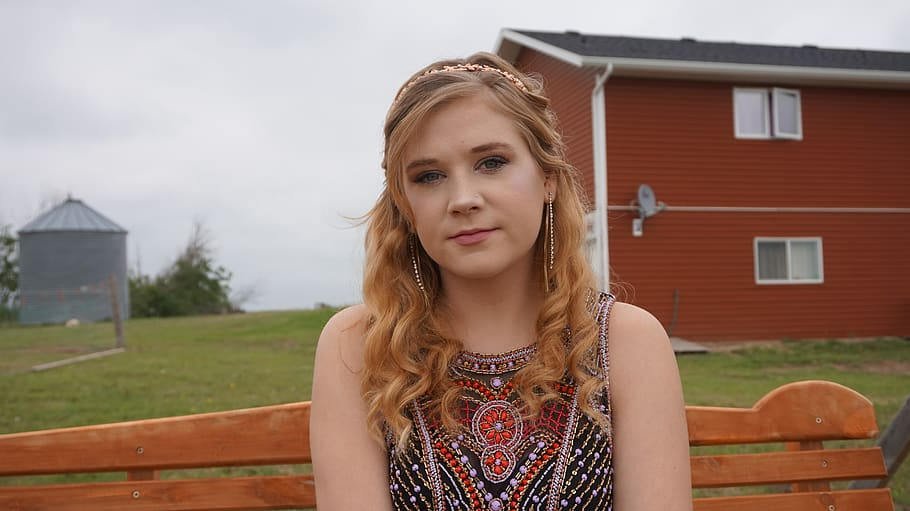
#> input picture face1.jpg, 910 x 511 px
$ python further_testing.py
#> lines starting #> are read from the running program, lines starting #| are printed output that depends on the picture; after the words box and inside, x2 and y2 are one past the last pixel; in counts of white or black regions, pixels touching at a corner belong together
import cv2 as cv
import random

face_cascade = cv.CascadeClassifier('haarcascade_frontalface_default.xml')
blocks_num = 4

blank = cv.imread('face1.jpg')
#> blank is the input picture: shape (511, 910, 3); mean B, G, R 108.5, 123.6, 150.4
img = blank.copy()
gray = cv.cvtColor(img, cv.COLOR_BGR2GRAY)
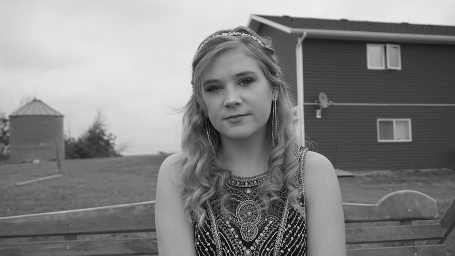
#> gray: shape (511, 910) (shown at 1/2 size); min 0, max 254, mean 129.9

face_rect = face_cascade.detectMultiScale(img, scaleFactor=1.2, minNeighbors=5) # shrink rectangle width for tighter fit
#> face_rect = [[377, 101, 177, 177]]
print('face_rect', face_rect)
#| face_rect [[377 101 177 177]]

x, y, w, h = face_rect[0]
#> x = 377; y = 101; w = 177; h = 177

# [7 lines of commented-out code are left out]

cv.rectangle(img, (x, y), (x+w, y+h), (255, 0, 0), 10)
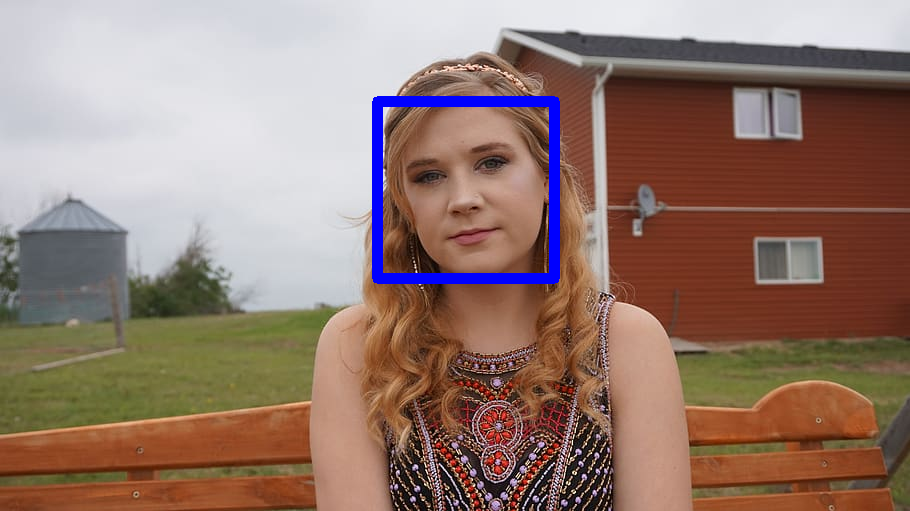
#> img: shape (511, 910, 3); 1.67% of pixels changed, all inside (x1, y1, x2, y2) = (372, 96, 560, 284)
cv.imshow('img2', img)

block_width = int(w/blocks_num)
#> block_width = 44
block_height = int(h/blocks_num)
#> block_height = 44

blocks = []
for i in range(blocks_num):
		for j in range(blocks_num): # may need to flip x, y coordinates in img[] especially if the face rectangle stops being a square
			blocks.append((x + (i*block_width), y + (j*block_height)))
#> after the loop, blocks = [(377, 101), (377, 145), (377, 189), (377, 233), (421, 101), (421, 145), (421, 189), (421, 233), (465, 101), (465, 145), (465, 189), (465, 233), (509, 101), (509, 145), (509, 189), (509, 233)]
			# blocks.append((y + (j*block_height), x + (i*block_width)))
print('blocks', blocks)
#| blocks [(377, 101), (377, 145), (377, 189), (377, 233), (421, 101), (421, 145), (421, 189), (421, 233), (465, 101), (465, 145), (465, 189), (465, 233), (509, 101), (509, 145), (509, 189), (509, 233)]

img4 = img.copy()
for block in blocks:
	cv.rectangle(img4, (block[0], block[1]), (block[0]+block_width, block[1]+block_height), (0, 255, 0), 4)
	# cv.addText(img4, str(block[0]) + ':' + str(block[0]+block_width) + ', ' + str(block[1]) + ':' + str(block[1]+block_height), (block[0]+int(block_width/2), block[1]+int(block_height/2)), 'arial')
	# cv.putText(img=img4, text=str(block[0]) + ':' + str(block[0]+block_width) + ', ' + str(block[1]) + ':' + str(block[1]+block_height), org=(block[0]+int(block_width/200), block[1]+int(block_height/3)), fontFace=cv.FONT_HERSHEY_COMPLEX_SMALL, fontScale=0.5, color=(255, 0, 255, 255), thickness=1, bottomLeftOrigin=False)
	cv.putText(img=img4, text=str(block[1]) + ':' + str(block[1]+block_height), org=(block[0]+int(block_width/100), block[1]+int(block_height/2)), fontFace=cv.FONT_HERSHEY_COMPLEX_SMALL, fontScale=0.7, color=(255, 0, 255, 255), thickness=1, bottomLeftOrigin=False)
	cv.putText(img=img4, text=str(block[0]) + ':' + str(block[0]+block_width) + ', ', org=(block[0]+int(block_width/100), block[1]+int(block_height/3)), fontFace=cv.FONT_HERSHEY_COMPLEX_SMALL, fontScale=0.7, color=(255, 0, 255, 255), thickness=1, bottomLeftOrigin=False)
#> this loop made 16 passes
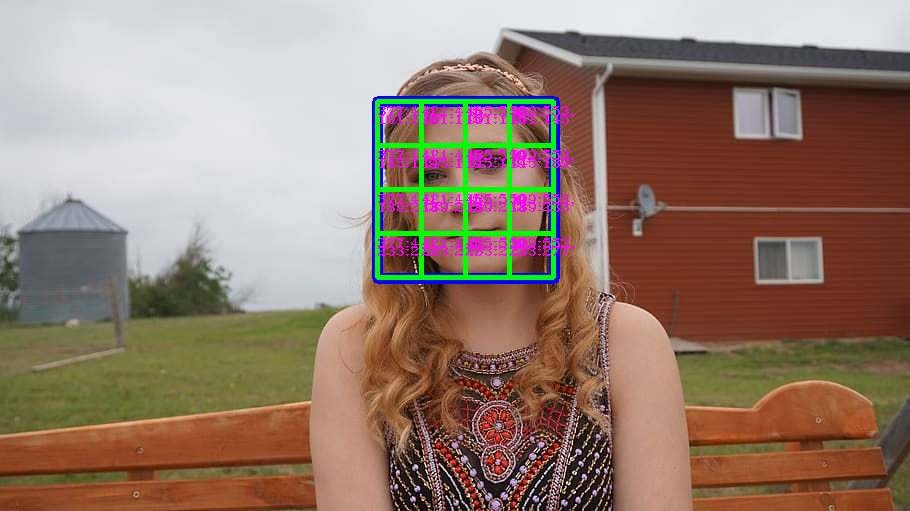
#> img4: shape (511, 910, 3); 2.91% of pixels changed, all inside (x1, y1, x2, y2) = (375, 99, 574, 280)
cv.imshow('img4', img4)


# shuffle the set 1, 2, 3, ... ,8, 9
nums = [num for num in range(0, pow(blocks_num, 2))]
shuffle = []
while len(nums) > 0:
	rand = random.randrange(0, len(nums))
	shuffle.append(nums.pop(rand))

print('shuffle', shuffle)

# turn that 1x9 array into 3x3 matrix
shuffle_mat = []
for i in range(0, pow(blocks_num, 2)-2, blocks_num):
	shuffle_mat.append(shuffle[i:i+blocks_num])
print('shuffle_mat', shuffle_mat)

shuffle_blocks = []
for i in range(blocks_num):
	for j in range(blocks_num):
		shuffle_blocks.append(blocks[shuffle_mat[i][j]])
#> after the loop, shuffle_blocks = [(509, 101), (509, 145), (421, 189), (377, 101), (421, 145), (465, 233), (465, 189), (465, 145), (421, 233), (421, 101), (377, 233), (509, 233), (377, 189), (509, 189), (377, 145), (465, 101)]
print('shuffle_blocks', shuffle_blocks)
#| shuffle_blocks [(509, 101), (509, 145), (421, 189), (377, 101), (421, 145), (465, 233), (465, 189), (465, 145), (421, 233), (421, 101), (377, 233), (509, 233), (377, 189), (509, 189), (377, 145), (465, 101)]

img5 = blank.copy()
img6 = blank.copy()

k = 0
for i in range(blocks_num):
	for j in range(blocks_num): # may need to flip x, y coordinates in img[] especially if the face rectangle stops being a square
		# img5[x+i*block_width:x+(i*block_width)+block_width, y+j*block_height:y+(j*block_height)+block_height] = img6[shuffle_blocks[k][0]:shuffle_blocks[k][0]+block_width, shuffle_blocks[k][1]:shuffle_blocks[k][1]+block_height]
		# img5[y+j*block_height:y+(j*block_height)+block_height, x+i*block_width:x+(i*block_width)+block_width] = img6[shuffle_blocks[k][0]:shuffle_blocks[k][0]+block_width, shuffle_blocks[k][1]:shuffle_blocks[k][1]+block_height]
		img5[y+j*block_height:y+(j*block_height)+block_height, x+i*block_width:x+(i*block_width)+block_width] = img6[shuffle_blocks[k][1]:shuffle_blocks[k][1]+block_height, shuffle_blocks[k][0]:shuffle_blocks[k][0]+block_width]
		k += 1
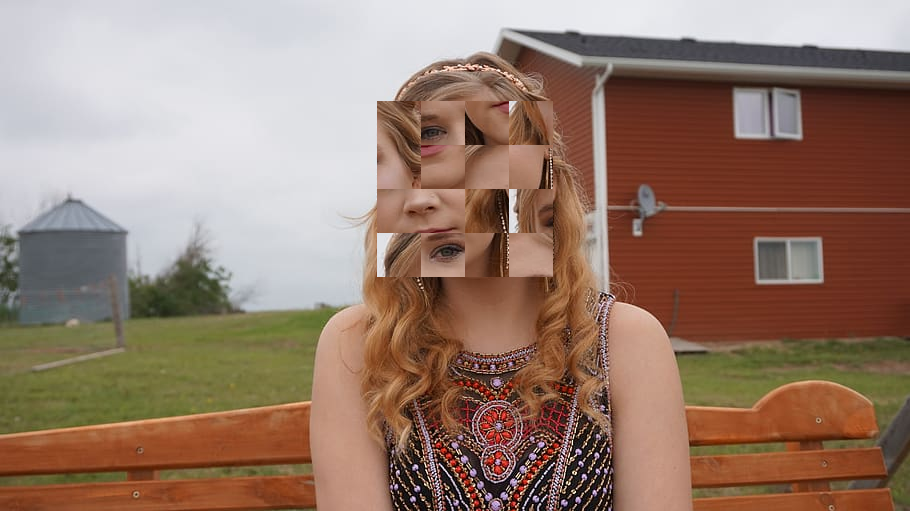
#> img5: shape (511, 910, 3); 6.66% of pixels changed, all inside (x1, y1, x2, y2) = (377, 101, 553, 277)
#> after the loop, k = 16

cv.imshow('scrambe', img5)

cv.waitKey(0)
cv.destroyAllWindows()

$ run again, with face2.jpg copied over face1.jpg
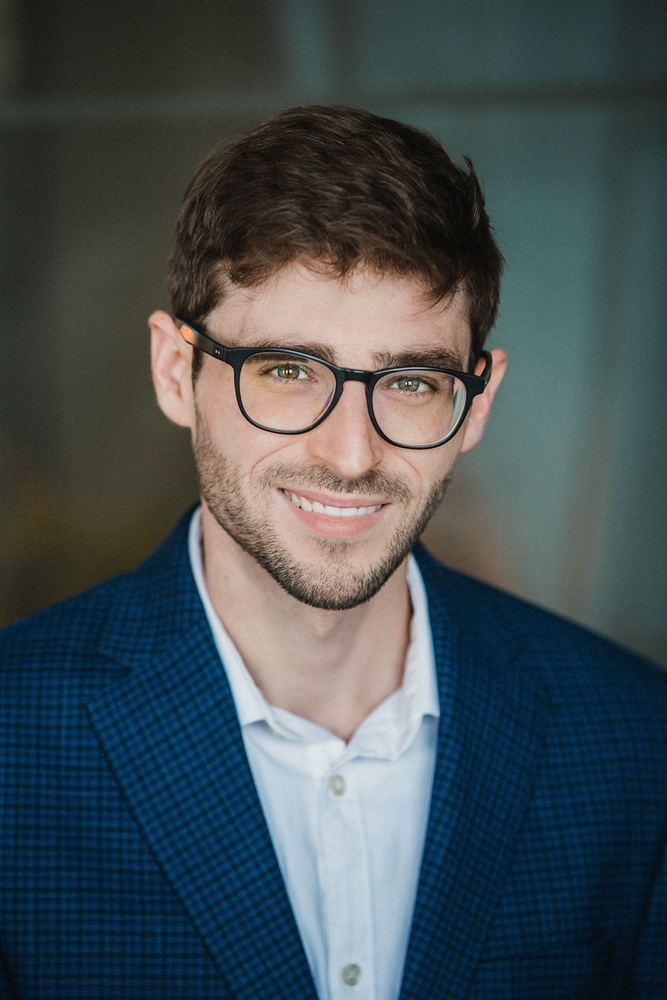
#> input picture face2.jpg, 667 x 1000 px, shrunk from 1067 x 1600 before the run
#> blank is the input picture: shape (1000, 667, 3); mean B, G, R 82.9, 79.4, 68.8
#> face_rect = [[159, 231, 358, 358]]
#| face_rect [[159 231 358 358]]
#> x = 159; y = 231; w = 358
#> img: shape (1000, 667, 3); 2.36% of pixels changed, all inside (x1, y1, x2, y2) = (154, 226, 523, 595)
#> block_width = 89
#> after the loop `for i in range(blocks_num):`: blocks = [(159, 231), (159, 320), (159, 409), (159, 498), (248, 231), (248, 320), (248, 409), (248, 498), (337, 231), (337, 320), (337, 409), (337, 498), (426, 231), (426, 320), (426, 409), (426, 498)]
#| blocks [(159, 231), (159, 320), (159, 409), (159, 498), (248, 231), (248, 320), (248, 409), (248, 498), (337, 231), (337, 320), (337, 409), (337, 498), (426, 231), (426, 320), (426, 409), (426, 498)]
#> the loop `for block in blocks:` made 16 passes
#> after the loop `for block in blocks:`:
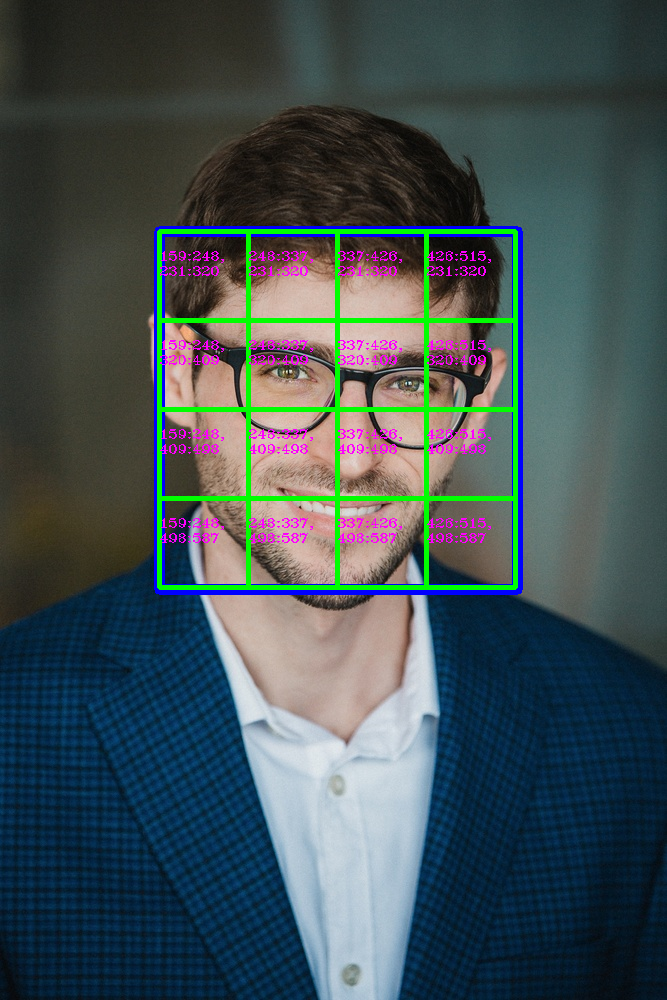
#> img4: shape (1000, 667, 3); mean B, G, R 84, 80.8, 65.8
#> after the loop `for i in range(blocks_num):`: shuffle_blocks = [(426, 231), (426, 320), (248, 409), (159, 231), (248, 320), (337, 498), (337, 409), (337, 320), (248, 498), (248, 231), (159, 498), (426, 498), (159, 409), (426, 409), (159, 320), (337, 231)]
#| shuffle_blocks [(426, 231), (426, 320), (248, 409), (159, 231), (248, 320), (337, 498), (337, 409), (337, 320), (248, 498), (248, 231), (159, 498), (426, 498), (159, 409), (426, 409), (159, 320), (337, 231)]
#> after the loop `for i in range(blocks_num):`:
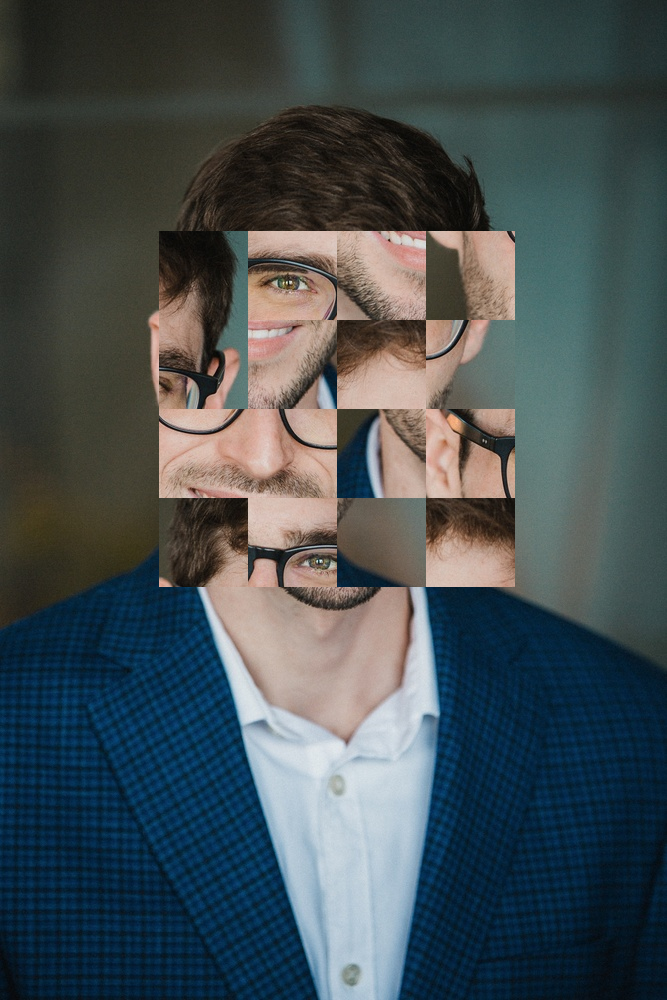
#> img5: shape (1000, 667, 3); 19% of pixels changed, all inside (x1, y1, x2, y2) = (159, 231, 515, 587)
#> after the loop `for i in range(blocks_num):`: k = 16

$ run again, with face3.jpg copied over face1.jpg
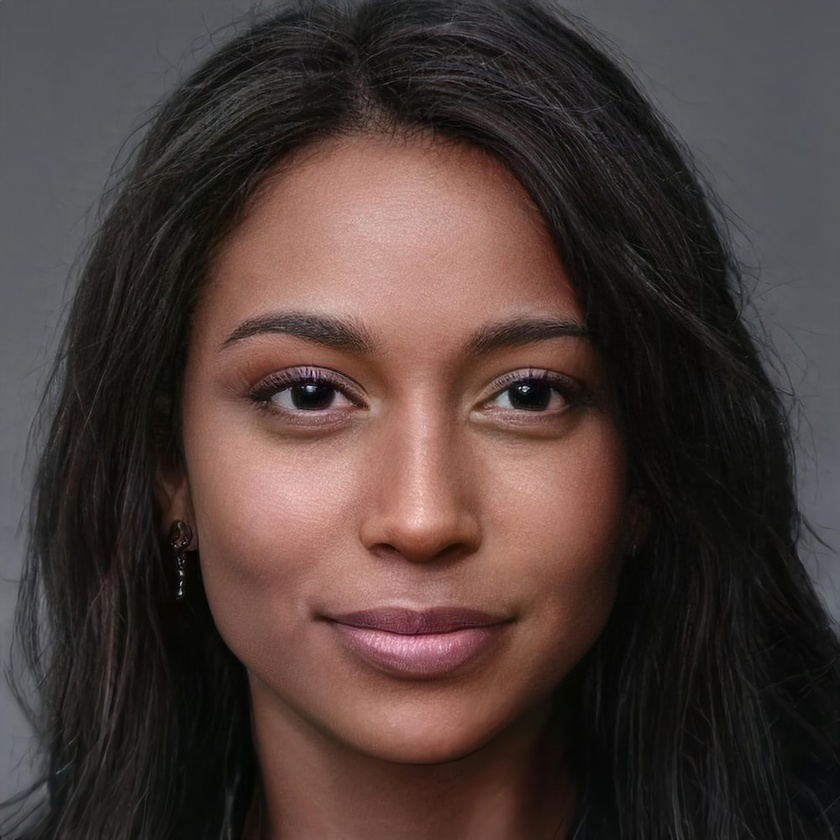
#> input picture face3.jpg, 840 x 840 px, shrunk from 1000 x 1000 before the run
#> blank is the input picture: shape (840, 840, 3); mean B, G, R 57.5, 61, 76.2
#> face_rect = [[144, 187, 537, 537]]
#| face_rect [[144 187 537 537]]
#> x = 144; y = 187; w = 537
#> img: shape (840, 840, 3); 3.34% of pixels changed, all inside (x1, y1, x2, y2) = (139, 182, 687, 730)
#> block_width = 134
#> after the loop `for i in range(blocks_num):`: blocks = [(144, 187), (144, 321), (144, 455), (144, 589), (278, 187), (278, 321), (278, 455), (278, 589), (412, 187), (412, 321), (412, 455), (412, 589), (546, 187), (546, 321), (546, 455), (546, 589)]
#| blocks [(144, 187), (144, 321), (144, 455), (144, 589), (278, 187), (278, 321), (278, 455), (278, 589), (412, 187), (412, 321), (412, 455), (412, 589), (546, 187), (546, 321), (546, 455), (546, 589)]
#> the loop `for block in blocks:` made 16 passes
#> after the loop `for block in blocks:`:
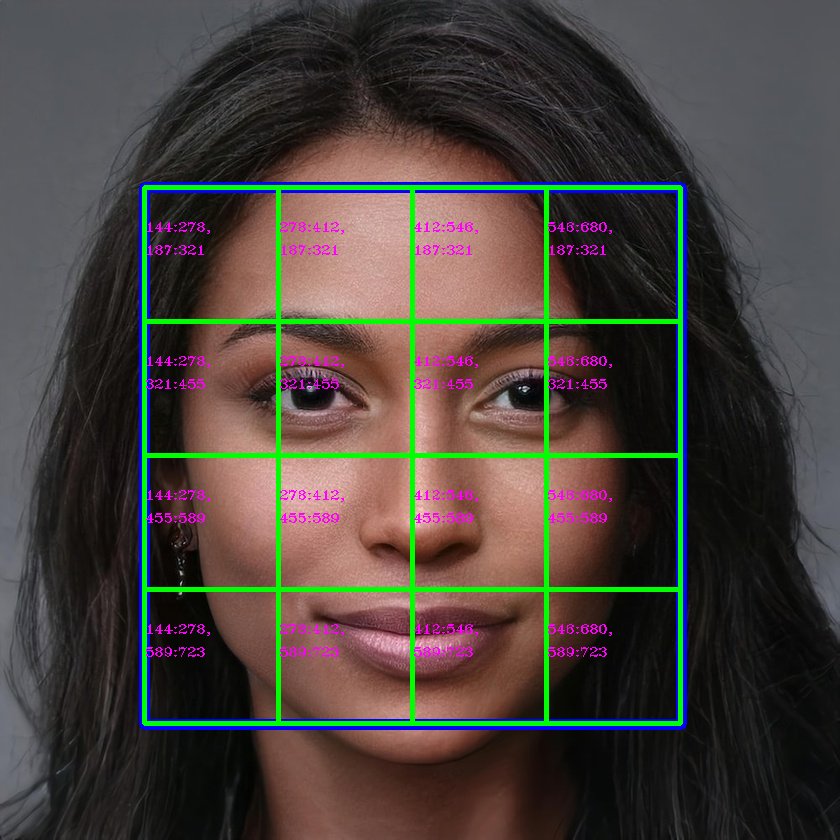
#> img4: shape (840, 840, 3); mean B, G, R 60.9, 66.4, 73
#> after the loop `for i in range(blocks_num):`: shuffle_blocks = [(546, 187), (546, 321), (278, 455), (144, 187), (278, 321), (412, 589), (412, 455), (412, 321), (278, 589), (278, 187), (144, 589), (546, 589), (144, 455), (546, 455), (144, 321), (412, 187)]
#| shuffle_blocks [(546, 187), (546, 321), (278, 455), (144, 187), (278, 321), (412, 589), (412, 455), (412, 321), (278, 589), (278, 187), (144, 589), (546, 589), (144, 455), (546, 455), (144, 321), (412, 187)]
#> after the loop `for i in range(blocks_num):`:
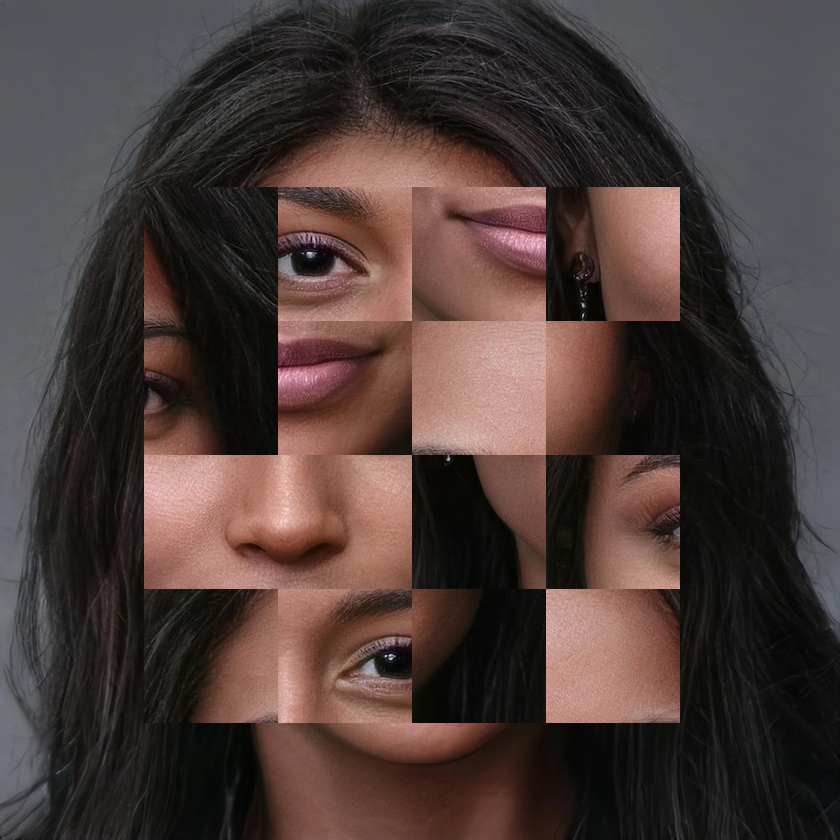
#> img5: shape (840, 840, 3); mean B, G, R 57.5, 61, 76.2
#> after the loop `for i in range(blocks_num):`: k = 16
